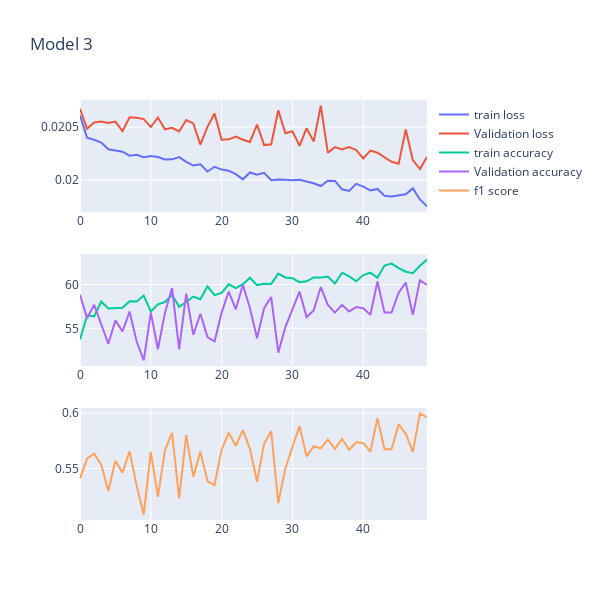

Here is the notebook cell this chart was saved with:
### Code cell
plot_metrics(model_3_loss_and_acc, "Model 3")
